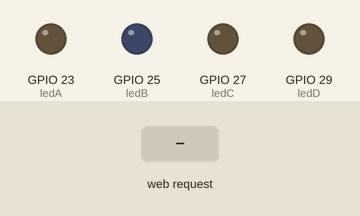
Simulated run of this sketch. Board: ESP8266 (Wemos D1 mini). Parts: output pins drawn as LEDs (lit = HIGH). Inputs (shaded band) come from the test bench. WiFi joins after 1.5 s; servers stay silent unless stated; what the sketch prints to the serial monitor is not drawn.

Above: at 2.7 s.
2.8 s: HTTP request GET / received
At 3.1 s:
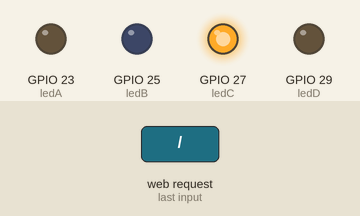
4.7 s: HTTP request GET /modB received
At 5.3 s:
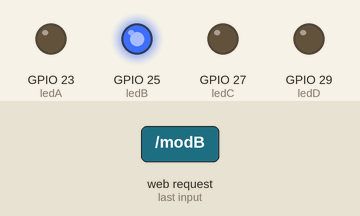
6.2 s: HTTP request GET /modD received
At 7.3 s:
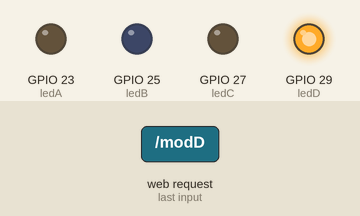
Timing chart, 0 to 9.2 s (numbered marks = the images above; inputs shaded):
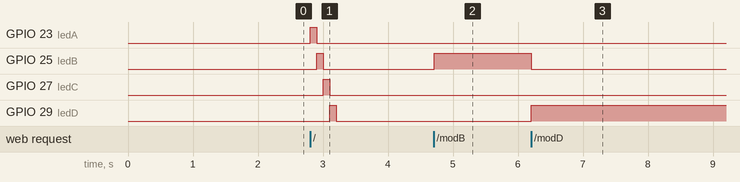

The sketch:

Server_ESP3.ino
```cpp
#include <ESP8266WiFi.h>
#include <WiFiClient.h>
#include <ESP8266WebServer.h>

const char* ssid = "Olowan2";
const char* password = "Redukce555";

ESP8266WebServer server(80);

String webPage = "";

int ledA = 23;
int ledB = 25;
int ledC = 27;
int ledD = 29;
int pauza = 500;

void setup(void){
  pinMode(ledA, OUTPUT);
  pinMode(ledB, OUTPUT);
  pinMode(ledC, OUTPUT);
  pinMode(ledD, OUTPUT);
  digitalWrite(ledA, LOW);
  digitalWrite(ledB, LOW);
  digitalWrite(ledC, LOW);
  digitalWrite(ledD, LOW);
  Serial.begin(74880);
  while (!Serial) {
    ; // čekání na připojení Serial (USB nebo Atmega)
  }

  // informace o desce
  Serial.println("");
  Serial.println("ESP8266 board info:");
  Serial.print("\tChip ID: ");
  Serial.println(ESP.getFlashChipId());
  Serial.print("\tCore Version: ");
  Serial.println(ESP.getCoreVersion());
  Serial.print("\tChip Real Size: ");
  Serial.println(ESP.getFlashChipRealSize());
  Serial.print("\tChip Flash Size: ");
  Serial.println(ESP.getFlashChipSize());
  Serial.print("\tChip Flash Speed: ");
  Serial.println(ESP.getFlashChipSpeed());
  Serial.print("\tChip Speed: ");
  Serial.println(ESP.getCpuFreqMHz());
  Serial.print("\tChip Mode: ");
  Serial.println(ESP.getFlashChipMode());
  Serial.print("\tSketch Size: ");
  Serial.println(ESP.getSketchSize());
  Serial.print("\tSketch Free Space: ");
  Serial.println(ESP.getFreeSketchSpace());

  // webová stránka v HTML
  webPage += "<title>ESP8266 server</title>";
  webPage += "<h1>Wemos MEGA</h1>";
  webPage += "<p>elektrokotel:  ";
  webPage += "<a href=\"modA\"><button>&nbsp&nbsp A &nbsp&nbsp</button></a>&nbsp&nbsp";
  webPage += "<a href=\"modB\"><button>&nbsp&nbsp B &nbsp&nbsp</button></a>&nbsp&nbsp";
  webPage += "<a href=\"modC\"><button>&nbsp&nbsp C &nbsp&nbsp</button></a>&nbsp&nbsp";
  webPage += "<a href=\"modD\"><button>&nbsp&nbsp D &nbsp&nbsp</button></a>&nbsp&nbsp</p>";

  // připojení k WiFi
  WiFi.begin(ssid, password);
  Serial.println("");

  // čekání na připojení
  while (WiFi.status() != WL_CONNECTED) {
    delay(pauza);
    Serial.print(".");
  }
  Serial.println("");
  Serial.print("Připojeno k síti ");
  Serial.println(ssid);
  Serial.print("IP addresa: ");
  Serial.println(WiFi.localIP());

  server.on("/", [](){
    server.send(200, "text/html", webPage);
    digitalWrite(ledA, HIGH);
    digitalWrite(ledB, LOW);
    digitalWrite(ledC, LOW);
    digitalWrite(ledD, LOW);
    delay(pauza/5);
    digitalWrite(ledA, LOW);
    digitalWrite(ledB, HIGH);
    digitalWrite(ledC, LOW);
    digitalWrite(ledD, LOW);
    delay(pauza/5);
    digitalWrite(ledA, LOW);
    digitalWrite(ledB, LOW);
    digitalWrite(ledC, HIGH);
    digitalWrite(ledD, LOW);
    delay(pauza/5);
    digitalWrite(ledA, LOW);
    digitalWrite(ledB, LOW);
    digitalWrite(ledC, LOW);
    digitalWrite(ledD, HIGH);
    delay(pauza/5);
    digitalWrite(ledA, LOW);
    digitalWrite(ledB, LOW);
    digitalWrite(ledC, LOW);
    digitalWrite(ledD, LOW);
  });

  server.on("/modA", [](){
    server.send(200, "text/html", webPage);
    digitalWrite(ledA, HIGH);
    digitalWrite(ledB, LOW);
    digitalWrite(ledC, LOW);
    digitalWrite(ledD, LOW);
    Serial.println("[A]");
    delay(pauza);
  });

  server.on("/modB", [](){
    server.send(200, "text/html", webPage);
    digitalWrite(ledB, HIGH);
    digitalWrite(ledC, LOW);
    digitalWrite(ledD, LOW);
    digitalWrite(ledA, LOW);
    Serial.println("[B]");
    delay(pauza);
  });

  server.on("/modC", [](){
    server.send(200, "text/html", webPage);
    digitalWrite(ledC, HIGH);
    digitalWrite(ledD, LOW);
    digitalWrite(ledA, LOW);
    digitalWrite(ledB, LOW);
    Serial.println("[C]");
    delay(pauza);
  });

  server.on("/modD", [](){
    server.send(200, "text/html", webPage);
    digitalWrite(ledD, HIGH);
    digitalWrite(ledA, LOW);
    digitalWrite(ledB, LOW);
    digitalWrite(ledC, LOW);
    Serial.println("[D]");
    delay(pauza);
  });

  server.begin();
  Serial.println("HTTP server spuštěn");
  Serial.println("");
  Serial.flush();
}

void loop(void){
  server.handleClient();
  delay(10);
}
```

Measured:
- after the input at 2.8 s, GPIO 23 (ledA): LOW → HIGH at once, → LOW 0.10 s later; GPIO 25 (ledB): LOW → HIGH after 0.10 s, → LOW 0.10 s later; GPIO 27 (ledC): LOW → HIGH after 0.20 s, → LOW 0.10 s later; GPIO 29 (ledD): LOW → HIGH after 0.30 s, → LOW 0.10 s later
- after the input at 4.7 s, GPIO 25 (ledB): LOW → HIGH at once
- after the input at 6.2 s, GPIO 25 (ledB): HIGH → LOW at once; GPIO 29 (ledD): LOW → HIGH at once
